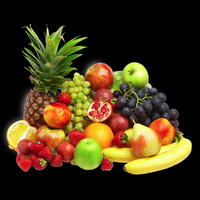
%> input picture F1.png, 200 x 200 px
$ octave Substract.m   (GNU Octave 9; MATLAB toolbox functions it lacks are replaced by stand-ins)
%> lines starting %> are read from the running program, lines starting %| are printed output that depends on the picture; in (x1, y1, x2, y2) boxes, pixels count from 0 and x2, y2 are one past the last pixel; in counts of white or black regions, pixels touching at a corner belong together; the program's own positions count from 1
% % %subtracting images processing,
% % clc, clear; close all;
% % %read image
% % a= imread('R7.png');
% % b= imread('RM7.png');
% % c=imsubtract(a,b);
% % subplot(2,2,1),imshow(a),title('dry')
% % subplot(2,2,2),imshow(b),title('pen')
% % subplot(2,2,3),imshow(c),title('after')
%
%
%
% %------------------------------------------------------------------------------------------------
% % Demo to illustrate simple blob detection, measurement, and filtering.
% % Requires the Image Processing Toolbox (IPT) because it demonstates some functions
% % supplied by that toolbox, plus it uses the "coins" demo image supplied with that toolbox.
% % If you have the IPT (you can check by typing ver on the command line), you should be able to
% % run this demo code simply by copying and pasting this code into a new editor window,
% % and then clicking the green "run" triangle on the toolbar.
% % Running time = 7.5 seconds the first run and 2.5 seconds on subsequent runs.
% % A similar Mathworks demo:
% % http://www.mathworks.com/products/image/demos.html?file=/products/demos/shipping/images/ipexprops.html
% % Code written and posted by ImageAnalyst, July 2009.  Updated April 2015 for MATLAB release R2015a
% %------------------------------------------------------------------------------------------------
% % function BlobsDemo()
% % echo on;
% % Startup code.
% tic; % Start timer.
% clc; % Clear command window.
% clearvars; % Get rid of variables from prior run of this m-file.
% fprintf('Running BlobsDemo.m...\n'); % Message sent to command window.
% workspace; % Make sure the workspace panel with all the variables is showing.
% imtool close all;  % Close all imtool figures.
% format long g;
% format compact;
% captionFontSize = 14;
% % Check that user has the Image Processing Toolbox installed.
% hasIPT = license('test', 'image_toolbox');
% if ~hasIPT
% 	% User does not have the toolbox installed.
% 	message = sprintf('Sorry, but you do not seem to have the Image Processing Toolbox.\nDo you want to try to continue anyway?');
% 	reply = questdlg(message, 'Toolbox missing', 'Yes', 'No', 'Yes');
% 	if strcmpi(reply, 'No')
% 		% User said No, so exit.
% 		return;
% 	end
% end
% % Read in a standard MATLAB demo image of coins (US nickles and dimes, which are 5 cent and 10 cent coins)
% baseFileName = 'R7.png';
% folder = fileparts(which(baseFileName)); % Determine where demo folder is (works with all versions).
% fullFileName = fullfile(folder, baseFileName);
% if ~exist(fullFileName, 'file')
% 	% It doesn't exist in the current folder.
% 	% Look on the search path.
% 	if ~exist(baseFileName, 'file')
% 		% It doesn't exist on the search path either.
% 		% Alert user that we can't find the image.
% 		warningMessage = sprintf('Error: the input image file\n%s\nwas not found.\nClick OK to exit the demo.', fullFileName);
% 		uiwait(warndlg(warningMessage));
% 		fprintf(1, 'Finished running BlobsDemo.m.\n');
% 		return;
% 	end
% 	% Found it on the search path.  Construct the file name.
% 	fullFileName = baseFileName; % Note: don't prepend the folder.
% end
% % If we get here, we should have found the image file.
% originalImage = imread(fullFileName);
% % Check to make sure that it is grayscale, just in case the user substituted their own image.
% [rows, columns, numberOfColorChannels] = size(originalImage);
% if numberOfColorChannels > 1
% 	promptMessage = sprintf('Your image file has %d color channels.\nThis demo was designed for grayscale images.\nDo you want me to convert it to grayscale for you so you can continue?', numberOfColorChannels);
% 	button = questdlg(promptMessage, 'Continue', 'Convert and Continue', 'Cancel', 'Convert and Continue');
% 	if strcmp(button, 'Cancel')
% 		fprintf(1, 'Finished running BlobsDemo.m.\n');
% 		return;
% 	end
% 	% Do the conversion using standard book formula
% 	originalImage = rgb2gray(originalImage);
% end
% % Display the grayscale image.
% subplot(3, 3, 1);
% imshow(originalImage);
% % Maximize the figure window.
% set(gcf, 'units','normalized','outerposition',[0 0 1 1]);
% % Force it to display RIGHT NOW (otherwise it might not display until it's all done, unless you've stopped at a breakpoint.)
% drawnow;
% caption = sprintf('Original "coins" image showing\n6 nickels (the larger coins) and 4 dimes (the smaller coins).');
% title(caption, 'FontSize', captionFontSize);
% axis image; % Make sure image is not artificially stretched because of screen's aspect ratio.
% % Just for fun, let's get its histogram and display it.
% [pixelCount, grayLevels] = imhist(originalImage);
% subplot(3, 3, 2);
% bar(pixelCount);
% title('Histogram of original image', 'FontSize', captionFontSize);
% xlim([0 grayLevels(end)]); % Scale x axis manually.
% grid on;
% % Threshold the image to get a binary image (only 0's and 1's) of class "logical."
% % Method #1: using im2bw()
% %   normalizedThresholdValue = 0.4; % In range 0 to 1.
% %   thresholdValue = normalizedThresholdValue * max(max(originalImage)); % Gray Levels.
% %   binaryImage = im2bw(originalImage, normalizedThresholdValue);       % One way to threshold to binary
% % Method #2: using a logical operation.
% thresholdValue = 100;
% binaryImage = originalImage > thresholdValue; % Bright objects will be chosen if you use >.
% % ========== IMPORTANT OPTION ============================================================
% % Use < if you want to find dark objects instead of bright objects.
% %   binaryImage = originalImage < thresholdValue; % Dark objects will be chosen if you use <.
% % Do a "hole fill" to get rid of any background pixels or "holes" inside the blobs.
% binaryImage = imfill(binaryImage, 'holes');
% % Show the threshold as a vertical red bar on the histogram.
% hold on;
% maxYValue = ylim;
% line([thresholdValue, thresholdValue], maxYValue, 'Color', 'r');
% % Place a text label on the bar chart showing the threshold.
% annotationText = sprintf('Thresholded at %d gray levels', thresholdValue);
% % For text(), the x and y need to be of the data class "double" so let's cast both to double.
% text(double(thresholdValue + 5), double(0.5 * maxYValue(2)), annotationText, 'FontSize', 10, 'Color', [0 .5 0]);
% text(double(thresholdValue - 70), double(0.94 * maxYValue(2)), 'Background', 'FontSize', 10, 'Color', [0 0 .5]);
% text(double(thresholdValue + 50), double(0.94 * maxYValue(2)), 'Foreground', 'FontSize', 10, 'Color', [0 0 .5]);
% % Display the binary image.
% subplot(3, 3, 3);
% imshow(binaryImage);
% title('Binary Image, obtained by thresholding', 'FontSize', captionFontSize);
% % Identify individual blobs by seeing which pixels are connected to each other.
% % Each group of connected pixels will be given a label, a number, to identify it and distinguish it from the other blobs.
% % Do connected components labeling with either bwlabel() or bwconncomp().
% labeledImage = bwlabel(binaryImage, 8);     % Label each blob so we can make measurements of it
% % labeledImage is an integer-valued image where all pixels in the blobs have values of 1, or 2, or 3, or ... etc.
% subplot(3, 3, 4);
% imshow(labeledImage, []);  % Show the gray scale image.
% title('Labeled Image, from bwlabel()', 'FontSize', captionFontSize);
% % Let's assign each blob a different color to visually show the user the distinct blobs.
% coloredLabels = label2rgb (labeledImage, 'hsv', 'k', 'shuffle'); % pseudo random color labels
% % coloredLabels is an RGB image.  We could have applied a colormap instead (but only with R2014b and later)
% subplot(3, 3, 5);
% imshow(coloredLabels);
% axis image; % Make sure image is not artificially stretched because of screen's aspect ratio.
% caption = sprintf('Pseudo colored labels, from label2rgb().\nBlobs are numbered from top to bottom, then from left to right.');
% title(caption, 'FontSize', captionFontSize);
% % Get all the blob properties.  Can only pass in originalImage in version R2008a and later.
% blobMeasurements = regionprops(labeledImage, originalImage, 'all');
% numberOfBlobs = size(blobMeasurements, 1);
% % bwboundaries() returns a cell array, where each cell contains the row/column coordinates for an object in the image.
% % Plot the borders of all the coins on the original grayscale image using the coordinates returned by bwboundaries.
% subplot(3, 3, 6);
% imshow(originalImage);
% title('Outlines, from bwboundaries()', 'FontSize', captionFontSize);
% axis image; % Make sure image is not artificially stretched because of screen's aspect ratio.
% hold on;
% boundaries = bwboundaries(binaryImage);
% numberOfBoundaries = size(boundaries, 1);
% for k = 1 : numberOfBoundaries
% 	thisBoundary = boundaries{k};
% 	plot(thisBoundary(:,2), thisBoundary(:,1), 'g', 'LineWidth', 2);
% end
% hold off;
% textFontSize = 14;	% Used to control size of "blob number" labels put atop the image.
% labelShiftX = -7;	% Used to align the labels in the centers of the coins.
% blobECD = zeros(1, numberOfBlobs);
% % Print header line in the command window.
% fprintf(1,'Blob #      Mean Intensity  Area   Perimeter    Centroid       Diameter\n');
% % Loop over all blobs printing their measurements to the command window.
% for k = 1 : numberOfBlobs           % Loop through all blobs.
% 	% Find the mean of each blob.  (R2008a has a better way where you can pass the original image
% 	% directly into regionprops.  The way below works for all versions including earlier versions.)
% 	thisBlobsPixels = blobMeasurements(k).PixelIdxList;  % Get list of pixels in current blob.
% 	meanGL = mean(originalImage(thisBlobsPixels)); % Find mean intensity (in original image!)
% 	meanGL2008a = blobMeasurements(k).MeanIntensity; % Mean again, but only for version >= R2008a
%
% 	blobArea = blobMeasurements(k).Area;		% Get area.
% 	blobPerimeter = blobMeasurements(k).Perimeter;		% Get perimeter.
% 	blobCentroid = blobMeasurements(k).Centroid;		% Get centroid one at a time
% 	blobECD(k) = sqrt(4 * blobArea / pi);					% Compute ECD - Equivalent Circular Diameter.
% 	fprintf(1,'#%2d %17.1f %11.1f %8.1f %8.1f %8.1f % 8.1f\n', k, meanGL, blobArea, blobPerimeter, blobCentroid, blobECD(k));
% 	% Put the "blob number" labels on the "boundaries" grayscale image.
% 	text(blobCentroid(1) + labelShiftX, blobCentroid(2), num2str(k), 'FontSize', textFontSize, 'FontWeight', 'Bold');
% end
% % Now, I'll show you another way to get centroids.
% % We can get the centroids of ALL the blobs into 2 arrays,
% % one for the centroid x values and one for the centroid y values.
% allBlobCentroids = [blobMeasurements.Centroid];
% centroidsX = allBlobCentroids(1:2:end-1);
% centroidsY = allBlobCentroids(2:2:end);
% % Put the labels on the rgb labeled image also.
% subplot(3, 3, 5);
% for k = 1 : numberOfBlobs           % Loop through all blobs.
% 	text(centroidsX(k) + labelShiftX, centroidsY(k), num2str(k), 'FontSize', textFontSize, 'FontWeight', 'Bold');
% end
% % Now I'll demonstrate how to select certain blobs based using the ismember() function.
% % Let's say that we wanted to find only those blobs
% % with an intensity between 150 and 220 and an area less than 2000 pixels.
% % This would give us the three brightest dimes (the smaller coin type).
% allBlobIntensities = [blobMeasurements.MeanIntensity];
% allBlobAreas = [blobMeasurements.Area];
% % Get a list of the blobs that meet our criteria and we need to keep.
% % These will be logical indices - lists of true or false depending on whether the feature meets the criteria or not.
% % for example [1, 0, 0, 1, 1, 0, 1, .....].  Elements 1, 4, 5, 7, ... are true, others are false.
% allowableIntensityIndexes = (allBlobIntensities > 150) & (allBlobIntensities < 220);
% allowableAreaIndexes = allBlobAreas < 2000; % Take the small objects.
% % Now let's get actual indexes, rather than logical indexes, of the  features that meet the criteria.
% % for example [1, 4, 5, 7, .....] to continue using the example from above.
% keeperIndexes = find(allowableIntensityIndexes & allowableAreaIndexes);
% % Extract only those blobs that meet our criteria, and
% % eliminate those blobs that don't meet our criteria.
% % Note how we use ismember() to do this.  Result will be an image - the same as labeledImage but with only the blobs listed in keeperIndexes in it.
% keeperBlobsImage = ismember(labeledImage, keeperIndexes);
% % Re-label with only the keeper blobs kept.
% labeledDimeImage = bwlabel(keeperBlobsImage, 8);     % Label each blob so we can make measurements of it
% % Now we're done.  We have a labeled image of blobs that meet our specified criteria.
% subplot(3, 3, 7);
% imshow(labeledDimeImage, []);
% axis image;
% title('"Keeper" blobs (3 brightest dimes in a re-labeled image)', 'FontSize', captionFontSize);
% % Plot the centroids in the original image in the upper left.
% % Dimes will have a red cross, nickels will have a blue X.
% message = sprintf('Now I will plot the centroids over the original image in the upper left.\nPlease look at the upper left image.');
% reply = questdlg(message, 'Plot Centroids?', 'OK', 'Cancel', 'Cancel');
% % Note: reply will = '' for Upper right X, 'OK' for OK, and 'Cancel' for Cancel.
% if strcmpi(reply, 'Cancel')
% 	return;
% end
% subplot(3, 3, 1);
% hold on; % Don't blow away image.
% for k = 1 : numberOfBlobs           % Loop through all keeper blobs.
% 	% Identify if blob #k is a dime or nickel.
% 	itsADime = allBlobAreas(k) < 2200; % Dimes are small.
% 	if itsADime
% 		% Plot dimes with a red +.
% 		plot(centroidsX(k), centroidsY(k), 'r+', 'MarkerSize', 10, 'LineWidth', 2);
% 	else
% 		% Plot dimes with a blue x.
% 		plot(centroidsX(k), centroidsY(k), 'bx', 'MarkerSize', 10, 'LineWidth', 2);
% 	end
% end
% % Now use the keeper blobs as a mask on the original image.
% % This will let us display the original image in the regions of the keeper blobs.
% maskedImageDime = originalImage; % Simply a copy at first.
% maskedImageDime(~keeperBlobsImage) = 0;  % Set all non-keeper pixels to zero.
% subplot(3, 3, 8);
% imshow(maskedImageDime);
% axis image;
% title('Only the 3 brightest dimes from the original image', 'FontSize', captionFontSize);
% % Now let's get the nickels (the larger coin type).
% keeperIndexes = find(allBlobAreas > 2000);  % Take the larger objects.
% % Note how we use ismember to select the blobs that meet our criteria.
% nickelBinaryImage = ismember(labeledImage, keeperIndexes);
% % Let's get the nickels from the original grayscale image, with the other non-nickel pixels blackened.
% % In other words, we will create a "masked" image.
% maskedImageNickel = originalImage; % Simply a copy at first.
% maskedImageNickel(~nickelBinaryImage) = 0;  % Set all non-nickel pixels to zero.
% subplot(3, 3, 9);
% imshow(maskedImageNickel, []);
% axis image;
% title('Only the nickels from the original image', 'FontSize', captionFontSize);
% elapsedTime = toc;
% % Alert user that the demo is done and give them the option to save an image.
% message = sprintf('Done making measurements of the features.\n\nElapsed time = %.2f seconds.', elapsedTime);
% message = sprintf('%s\n\nCheck out the figure window for the images.\nCheck out the command window for the numerical results.', message);
% message = sprintf('%s\n\nDo you want to save the pseudo-colored image?', message);
% reply = questdlg(message, 'Save image?', 'Yes', 'No', 'No');
% % Note: reply will = '' for Upper right X, 'Yes' for Yes, and 'No' for No.
% if strcmpi(reply, 'Yes')
% 	% Ask user for a filename.
% 	FilterSpec = {'*.PNG', 'PNG Images (*.png)'; '*.tif', 'TIFF images (*.tif)'; '*.*', 'All Files (*.*)'};
% 	DialogTitle = 'Save image file name';
% 	% Get the default filename.  Make sure it's in the folder where this m-file lives.
% 	% (If they run this file but the cd is another folder then pwd will show that folder, not this one.
% 	thisFile = mfilename('fullpath');
% 	[thisFolder, baseFileName, ext] = fileparts(thisFile);
% 	DefaultName = sprintf('%s/%s.tif', thisFolder, baseFileName);
% 	[fileName, specifiedFolder] = uiputfile(FilterSpec, DialogTitle, DefaultName);
% 	if fileName ~= 0
% 		% Parse what they actually specified.
% 		[folder, baseFileName, ext] = fileparts(fileName);
% 		% Create the full filename, making sure it has a tif filename.
% 		fullImageFileName = fullfile(specifiedFolder, [baseFileName '.tif']);
% 		% Save the labeled image as a tif image.
% 		imwrite(uint8(coloredLabels), fullImageFileName);
% 		% Just for fun, read image back into the imtool utility to demonstrate that tool.
% 		tifimage = imread(fullImageFileName);
% 		imtool(tifimage, []);
% 	end
% end
% message = sprintf('Would you like to crop out each coin to individual images?');
% reply = questdlg(message, 'Extract Individual Images?', 'Yes', 'No', 'Yes');
% % Note: reply will = '' for Upper right X, 'Yes' for Yes, and 'No' for No.
% if strcmpi(reply, 'Yes')
% 	figure;	% Create a new figure window.
% 	% Maximize the figure window.
% 	set(gcf, 'Units','Normalized','OuterPosition',[0 0 1 1]);
% 	for k = 1 : numberOfBlobs           % Loop through all blobs.
% 		% Find the bounding box of each blob.
% 		thisBlobsBoundingBox = blobMeasurements(k).BoundingBox;  % Get list of pixels in current blob.
% 		% Extract out this coin into it's own image.
% 		subImage = imcrop(originalImage, thisBlobsBoundingBox);
% 		% Determine if it's a dime (small) or a nickel (large coin).
% 		if blobMeasurements(k).Area > 2200
% 			coinType = 'nickel';
% 		else
% 			coinType = 'dime';
% 		end
% 		% Display the image with informative caption.
% 		subplot(3, 4, k);
% 		imshow(subImage);
% 		caption = sprintf('Coin #%d is a %s.\nDiameter = %.1f pixels\nArea = %d pixels', ...
% 			k, coinType, blobECD(k), blobMeasurements(k).Area);
% 		title(caption, 'FontSize', textFontSize);
% 	end
% 	% Display the MATLAB "peaks" logo.
% 	logoFig = subplot(3, 4, 11:12);
% 	caption = sprintf('A MATLAB Tutorial by ImageAnalyst');
% 	text(0.5,1.15, caption, 'Color','r', 'FontSize', 18, 'FontWeight','b', 'HorizontalAlignment', 'Center') ;
% 	positionOfLowerRightPlot = get(logoFig, 'position');
% 	L = 40*membrane(1,25);
% 	logoax = axes('CameraPosition', [-193.4013 -265.1546  220.4819],...
% 		'CameraTarget',[26 26 10], ...
% 		'CameraUpVector',[0 0 1], ...
% 		'CameraViewAngle',9.5, ...
% 		'DataAspectRatio', [1 1 .9],...
% 		'Position', positionOfLowerRightPlot, ...
% 		'Visible','off', ...
% 		'XLim',[1 51], ...
% 		'YLim',[1 51], ...
% 		'ZLim',[-13 40], ...
% 		'parent',gcf);
% 	s = surface(L, ...
% 		'EdgeColor','none', ...
% 		'FaceColor',[0.9 0.2 0.2], ...
% 		'FaceLighting','phong', ...
% 		'AmbientStrength',0.3, ...
% 		'DiffuseStrength',0.6, ...
% 		'Clipping','off',...
% 		'BackFaceLighting','lit', ...
% 		'SpecularStrength',1, ...
% 		'SpecularColorReflectance',1, ...
% 		'SpecularExponent',7, ...
% 		'Tag','TheMathWorksLogo', ...
% 		'parent',logoax);
% 	l1 = light('Position',[40 100 20], ...
% 		'Style','local', ...
% 		'Color',[0 0.8 0.8], ...
% 		'parent',logoax);
% 	l2 = light('Position',[.5 -1 .4], ...
% 		'Color',[0.8 0.8 0], ...
% 		'parent',logoax);
% end


%clear all the variables and close all the figures using the following commands

clc;
close all;
clear;

% Read the Background image
%Read Background Image
Background=imread('F1.png');
%> Background is the input picture: size 200x200x3 uint8; mean R, G, B 67.9, 51.8, 23.1

% Read the Current frame
%Read Current Frame
CurrentFrame=imread('FM1.png');
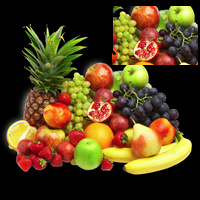
%> input picture FM1.png, 200 x 200 px
%> CurrentFrame is the input picture: size 200x200x3 uint8; mean R, G, B 84.9, 64.8, 29.5

% display both the background and the current frame
%Display Background and Foreground
subplot(2,2,1);imshow(Background);title('BackGround');
subplot(2,2,2);imshow(CurrentFrame);title('Current Frame');

% Convert RGB to HSV Conversion of both background and current frame
%Convert RGB 2 HSV Color conversion
[Background_hsv]=round(rgb2hsv(Background));
%> Background_hsv: size 200x200x3 double; mean H, S, V 0.064, 0.339, 0.294
[CurrentFrame_hsv]=round(rgb2hsv(CurrentFrame));
%> CurrentFrame_hsv: size 200x200x3 double; mean H, S, V 0.0869, 0.422, 0.368
Out = bitxor(Background_hsv,CurrentFrame_hsv);
%> Out: size 200x200x3 double; mean H, S, V 0.0228, 0.0832, 0.0741
%Convert RGB 2 GRAY
Out=rgb2gray(Out);
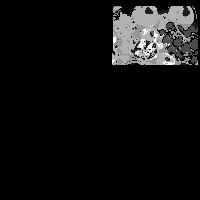
%> Out: size 200x200 double; min 0, max 1, mean 0.0641

% Read the width and height of the image
%Read Rows and Columns of the Image
[rows columns]=size(Out);
%> rows = 200; columns = 200
% Convert image to binary

%Convert to Binary Image
for i=1:rows
for j=1:columns

if Out(i,j) >0

BinaryImage(i,j)=1;

else

BinaryImage(i,j)=0;

end

end
end
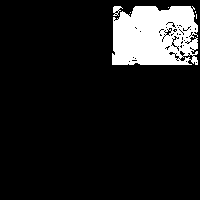
%> BinaryImage: size 200x200 double; values 0 (black) and 1 (white), 11% white; 6 white regions (4 under 20 px), largest, box (x1, y1, x2, y2) and area: (112, 6, 198, 65) 4356, (113, 6, 123, 16) 54
% Apply median filter to remove noise with 5 X 5 window

%Apply Median filter to remove Noise
FilteredImage=medfilt2(BinaryImage,[5 5]);
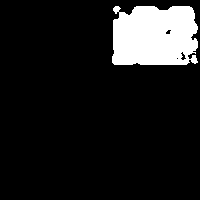
%> FilteredImage: size 200x200 double; values 0 (black) and 1 (white), 11.5% white; 1 white region

% Label the filter Image

%Boundary Label the Filtered Image
[L num]=bwlabel(FilteredImage);
%> num = 1

STATS=regionprops(L,'all');
%> STATS = 1 region; box (x1, y1, x2, y2), Area, Centroid, MajorAxisLength, MinorAxisLength and Eccentricity: (112, 6, 198, 65) 4604 [155.2 36.9] 94.61 65.45 0.722
cc=[];
removed=0;
% Remove the noisy regions

%Remove the noisy regions
for i=1:num
dd=STATS(i).Area;

if (dd < 500)

L(L==i)=0;
removed = removed + 1;
num=num-1;

else

end

end
%> this loop made 1 pass
%> dd on pass 1: 4604
%> after the loop, removed = 0

[L2 num2]=bwlabel(L);
%> num2 = 1
% Trace the boundary

% Trace region boundaries in a binary image.

%> (the run ends here)
